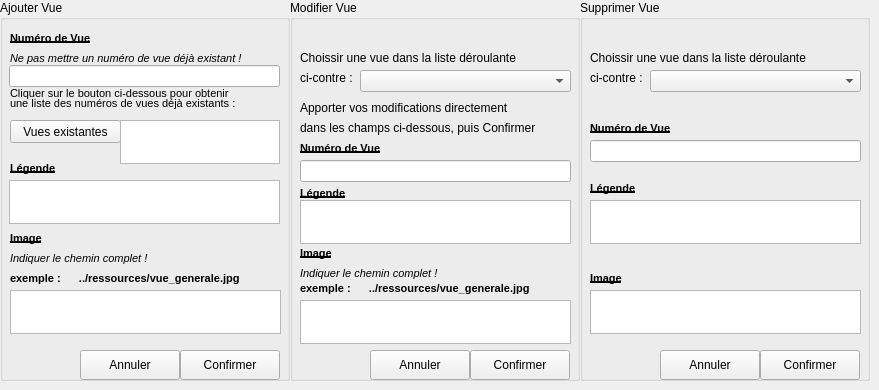
      <widget class="QWidget" name="tbGestionVue">
       <attribute name="title">
        <string>Gestion des vues...</string>
       </attribute>
       <widget class="QGroupBox" name="gbModifierVue">
        <property name="geometry">
         <rect>
          <x>290</x>
          <y>0</y>
          <width>290</width>
          <height>381</height>
         </rect>
        </property>
        <property name="title">
         <string>Modifier Vue</string>
        </property>
        <widget class="QLabel" name="label_51">
         <property name="geometry">
          <rect>
           <x>10</x>
           <y>50</y>
           <width>261</width>
           <height>16</height>
          </rect>
         </property>
         <property name="text">
          <string>Choissir une vue dans la liste déroulante</string>
         </property>
        </widget>
        <widget class="QComboBox" name="cBoxVueMod">
         <property name="geometry">
          <rect>
           <x>70</x>
           <y>70</y>
           <width>211</width>
           <height>22</height>
          </rect>
         </property>
        </widget>
        <widget class="QLabel" name="label_52">
         <property name="geometry">
          <rect>
           <x>10</x>
           <y>70</y>
           <width>71</width>
           <height>16</height>
          </rect>
         </property>
         <property name="text">
          <string>ci-contre :</string>
         </property>
        </widget>
        <widget class="QLabel" name="label_54">
         <property name="geometry">
          <rect>
           <x>10</x>
           <y>185</y>
           <width>61</width>
           <height>16</height>
          </rect>
         </property>
         <property name="font">
          <font>
           <pointsize>8</pointsize>
           <weight>75</weight>
           <bold>true</bold>
           <underline>true</underline>
          </font>
         </property>
         <property name="text">
          <string>Légende</string>
         </property>
        </widget>
        <widget class="QLabel" name="label_55">
         <property name="geometry">
          <rect>
           <x>10</x>
           <y>245</y>
           <width>61</width>
           <height>16</height>
          </rect>
         </property>
         <property name="font">
          <font>
           <pointsize>8</pointsize>
           <weight>75</weight>
           <bold>true</bold>
           <underline>true</underline>
          </font>
         </property>
         <property name="text">
          <string>Image</string>
         </property>
        </widget>
        <widget class="QTextEdit" name="txtVueLegendeMod">
         <property name="geometry">
          <rect>
           <x>10</x>
           <y>200</y>
           <width>271</width>
           <height>44</height>
          </rect>
         </property>
        </widget>
        <widget class="QLabel" name="label_53">
         <property name="geometry">
          <rect>
           <x>10</x>
           <y>265</y>
           <width>171</width>
           <height>16</height>
          </rect>
         </property>
         <property name="font">
          <font>
           <pointsize>8</pointsize>
           <italic>true</italic>
          </font>
         </property>
         <property name="text">
          <string>Indiquer le chemin complet !</string>
         </property>
        </widget>
        <widget class="QLabel" name="label_56">
         <property name="geometry">
          <rect>
           <x>10</x>
           <y>280</y>
           <width>281</width>
           <height>16</height>
          </rect>
         </property>
         <property name="font">
          <font>
           <pointsize>8</pointsize>
           <weight>75</weight>
           <italic>false</italic>
           <bold>true</bold>
          </font>
         </property>
         <property name="text">
          <string>exemple :      ../ressources/vue_generale.jpg</string>
         </property>
        </widget>
        <widget class="QTextEdit" name="txtVueImageMod">
         <property name="geometry">
          <rect>
           <x>10</x>
           <y>300</y>
           <width>271</width>
           <height>44</height>
          </rect>
         </property>
        </widget>
        <widget class="QLabel" name="label_57">
         <property name="geometry">
          <rect>
           <x>10</x>
           <y>100</y>
           <width>261</width>
           <height>16</height>
          </rect>
         </property>
         <property name="font">
          <font>
           <weight>50</weight>
           <bold>false</bold>
          </font>
         </property>
         <property name="text">
          <string>Apporter vos modifications directement</string>
         </property>
        </widget>
        <widget class="QLabel" name="label_58">
         <property name="geometry">
          <rect>
           <x>10</x>
           <y>120</y>
           <width>271</width>
           <height>16</height>
          </rect>
         </property>
         <property name="text">
          <string>dans les champs ci-dessous, puis Confirmer</string>
         </property>
        </widget>
        <widget class="QPushButton" name="btAnnulerVueMod">
         <property name="geometry">
          <rect>
           <x>80</x>
           <y>350</y>
           <width>100</width>
           <height>30</height>
          </rect>
         </property>
         <property name="text">
          <string>Annuler</string>
         </property>
         <property name="icon">
          <iconset>
           <normaloff>C:/Users/Tom/Documents/ECOLE/BTS_IRIS_2/SuPerL/LINUX/FONCTIONNEL_RV1/Projet_Config/ressources/ButtonClose.png</normaloff>C:/Users/Tom/Documents/ECOLE/BTS_IRIS_2/SuPerL/LINUX/FONCTIONNEL_RV1/Projet_Config/ressources/ButtonClose.png</iconset>
         </property>
        </widget>
        <widget class="QPushButton" name="btOkVueMod">
         <property name="geometry">
          <rect>
           <x>180</x>
           <y>350</y>
           <width>100</width>
           <height>30</height>
          </rect>
         </property>
         <property name="text">
          <string>Confirmer</string>
         </property>
         <property name="icon">
          <iconset>
           <normaloff>C:/Users/Tom/Documents/ECOLE/BTS_IRIS_2/SuPerL/LINUX/FONCTIONNEL_RV1/ressources/bt_ok.png</normaloff>C:/Users/Tom/Documents/ECOLE/BTS_IRIS_2/SuPerL/LINUX/FONCTIONNEL_RV1/ressources/bt_ok.png</iconset>
         </property>
        </widget>
        <widget class="QLabel" name="label_64">
         <property name="geometry">
          <rect>
           <x>230</x>
           <y>2</y>
           <width>51</width>
           <height>51</height>
          </rect>
         </property>
         <property name="text">
          <string/>
         </property>
         <property name="pixmap">
          <pixmap>C:/Users/Tom/Documents/ECOLE/BTS_IRIS_2/SuPerL/LINUX/FONCTIONNEL_RV1/Projet_Config/ressources/modifier.png</pixmap>
         </property>
        </widget>
        <widget class="QLineEdit" name="lEditNumVueMod">
         <property name="geometry">
          <rect>
           <x>10</x>
           <y>160</y>
           <width>271</width>
           <height>22</height>
          </rect>
         </property>
        </widget>
        <widget class="QLabel" name="label_150">
         <property name="geometry">
          <rect>
           <x>10</x>
           <y>140</y>
           <width>121</width>
           <height>16</height>
          </rect>
         </property>
         <property name="font">
          <font>
           <pointsize>8</pointsize>
           <weight>75</weight>
           <bold>true</bold>
           <underline>true</underline>
          </font>
         </property>
         <property name="text">
          <string>Numéro de Vue</string>
         </property>
        </widget>
        <zorder>cBoxVueMod</zorder>
        <zorder>label_52</zorder>
        <zorder>label_54</zorder>
        <zorder>label_55</zorder>
        <zorder>txtVueLegendeMod</zorder>
        <zorder>label_53</zorder>
        <zorder>label_56</zorder>
        <zorder>txtVueImageMod</zorder>
        <zorder>label_57</zorder>
        <zorder>label_58</zorder>
        <zorder>btAnnulerVueMod</zorder>
        <zorder>btOkVueMod</zorder>
        <zorder>label_64</zorder>
        <zorder>label_51</zorder>
        <zorder>lEditNumVueMod</zorder>
        <zorder>label_150</zorder>
       </widget>
       <widget class="QGroupBox" name="gbAjouterVue">
        <property name="geometry">
         <rect>
          <x>0</x>
          <y>0</y>
          <width>290</width>
          <height>381</height>
         </rect>
        </property>
        <property name="title">
         <string>Ajouter Vue</string>
        </property>
        <widget class="QLabel" name="label_43">
         <property name="geometry">
          <rect>
           <x>10</x>
           <y>30</y>
           <width>121</width>
           <height>16</height>
          </rect>
         </property>
         <property name="font">
          <font>
           <pointsize>8</pointsize>
           <weight>75</weight>
           <bold>true</bold>
           <underline>true</underline>
          </font>
         </property>
         <property name="text">
          <string>Numéro de Vue</string>
         </property>
        </widget>
        <widget class="QLineEdit" name="lEditNumVueAdd">
         <property name="geometry">
          <rect>
           <x>9</x>
           <y>65</y>
           <width>271</width>
           <height>22</height>
          </rect>
         </property>
        </widget>
        <widget class="QLabel" name="label_44">
         <property name="geometry">
          <rect>
           <x>10</x>
           <y>85</y>
           <width>251</width>
           <height>16</height>
          </rect>
         </property>
         <property name="font">
          <font>
           <pointsize>8</pointsize>
          </font>
         </property>
         <property name="text">
          <string>Cliquer sur le bouton ci-dessous pour obtenir</string>
         </property>
        </widget>
        <widget class="QLabel" name="label_45">
         <property name="geometry">
          <rect>
           <x>10</x>
           <y>95</y>
           <width>271</width>
           <height>16</height>
          </rect>
         </property>
         <property name="font">
          <font>
           <pointsize>8</pointsize>
          </font>
         </property>
         <property name="text">
          <string>une liste des numéros de vues déjà existants :</string>
         </property>
        </widget>
        <widget class="QPushButton" name="btVueExistante">
         <property name="geometry">
          <rect>
           <x>10</x>
           <y>120</y>
           <width>111</width>
           <height>23</height>
          </rect>
         </property>
         <property name="text">
          <string>Vues existantes</string>
         </property>
        </widget>
        <widget class="QTextEdit" name="txtVueExiste">
         <property name="geometry">
          <rect>
           <x>120</x>
           <y>120</y>
           <width>160</width>
           <height>44</height>
          </rect>
         </property>
         <property name="cursor" stdset="0">
          <cursorShape>ForbiddenCursor</cursorShape>
         </property>
         <property name="mouseTracking">
          <bool>false</bool>
         </property>
         <property name="textInteractionFlags">
          <set>Qt::TextSelectableByMouse</set>
         </property>
        </widget>
        <widget class="QLabel" name="label_46">
         <property name="geometry">
          <rect>
           <x>10</x>
           <y>50</y>
           <width>281</width>
           <height>16</height>
          </rect>
         </property>
         <property name="font">
          <font>
           <pointsize>8</pointsize>
           <italic>true</italic>
          </font>
         </property>
         <property name="text">
          <string>Ne pas mettre un numéro de vue déjà existant !</string>
         </property>
        </widget>
        <widget class="QLabel" name="label_47">
         <property name="geometry">
          <rect>
           <x>10</x>
           <y>160</y>
           <width>61</width>
           <height>16</height>
          </rect>
         </property>
         <property name="font">
          <font>
           <pointsize>8</pointsize>
           <weight>75</weight>
           <bold>true</bold>
           <underline>true</underline>
          </font>
         </property>
         <property name="text">
          <string>Légende</string>
         </property>
        </widget>
        <widget class="QTextEdit" name="txtVueLegendeAdd">
         <property name="geometry">
          <rect>
           <x>9</x>
           <y>180</y>
           <width>271</width>
           <height>44</height>
          </rect>
         </property>
        </widget>
        <widget class="QLabel" name="label_48">
         <property name="geometry">
          <rect>
           <x>10</x>
           <y>230</y>
           <width>61</width>
           <height>16</height>
          </rect>
         </property>
         <property name="font">
          <font>
           <pointsize>8</pointsize>
           <weight>75</weight>
           <bold>true</bold>
           <underline>true</underline>
          </font>
         </property>
         <property name="text">
          <string>Image</string>
         </property>
        </widget>
        <widget class="QTextEdit" name="txtVueImageAdd">
         <property name="geometry">
          <rect>
           <x>10</x>
           <y>290</y>
           <width>271</width>
           <height>44</height>
          </rect>
         </property>
        </widget>
        <widget class="QLabel" name="label_49">
         <property name="geometry">
          <rect>
           <x>10</x>
           <y>270</y>
           <width>281</width>
           <height>16</height>
          </rect>
         </property>
         <property name="font">
          <font>
           <pointsize>8</pointsize>
           <weight>75</weight>
           <italic>false</italic>
           <bold>true</bold>
          </font>
         </property>
         <property name="text">
          <string>exemple :      ../ressources/vue_generale.jpg</string>
         </property>
        </widget>
        <widget class="QLabel" name="label_50">
         <property name="geometry">
          <rect>
           <x>10</x>
           <y>250</y>
           <width>281</width>
           <height>16</height>
          </rect>
         </property>
         <property name="font">
          <font>
           <pointsize>8</pointsize>
           <italic>true</italic>
          </font>
         </property>
         <property name="text">
          <string>Indiquer le chemin complet !</string>
         </property>
        </widget>
        <widget class="QPushButton" name="btAnnulerVueAdd">
         <property name="geometry">
          <rect>
           <x>80</x>
           <y>350</y>
           <width>100</width>
           <height>30</height>
          </rect>
         </property>
         <property name="text">
          <string>Annuler</string>
         </property>
         <property name="icon">
          <iconset>
           <normaloff>C:/Users/Tom/Documents/ECOLE/BTS_IRIS_2/SuPerL/LINUX/FONCTIONNEL_RV1/Projet_Config/ressources/ButtonClose.png</normaloff>C:/Users/Tom/Documents/ECOLE/BTS_IRIS_2/SuPerL/LINUX/FONCTIONNEL_RV1/Projet_Config/ressources/ButtonClose.png</iconset>
         </property>
        </widget>
        <widget class="QPushButton" name="btOkVueAdd">
         <property name="geometry">
          <rect>
           <x>180</x>
           <y>350</y>
           <width>100</width>
           <height>30</height>
          </rect>
         </property>
         <property name="text">
          <string>Confirmer</string>
         </property>
         <property name="icon">
          <iconset>
           <normaloff>C:/Users/Tom/Documents/ECOLE/BTS_IRIS_2/SuPerL/LINUX/FONCTIONNEL_RV1/Projet_Config/ressources/bt_ok.png</normaloff>C:/Users/Tom/Documents/ECOLE/BTS_IRIS_2/SuPerL/LINUX/FONCTIONNEL_RV1/Projet_Config/ressources/bt_ok.png</iconset>
         </property>
        </widget>
        <widget class="QLabel" name="label_63">
         <property name="geometry">
          <rect>
           <x>230</x>
           <y>0</y>
           <width>51</width>
           <height>51</height>
          </rect>
         </property>
         <property name="text">
          <string/>
         </property>
         <property name="pixmap">
          <pixmap>C:/Users/Tom/Documents/ECOLE/BTS_IRIS_2/SuPerL/LINUX/FONCTIONNEL_RV1/Projet_Config/ressources/new.png</pixmap>
         </property>
        </widget>
       </widget>
       <widget class="QGroupBox" name="gbSupprimerVue">
        <property name="geometry">
         <rect>
          <x>580</x>
          <y>0</y>
          <width>290</width>
          <height>381</height>
         </rect>
        </property>
        <property name="title">
         <string>Supprimer Vue</string>
        </property>
        <widget class="QLabel" name="label_59">
         <property name="geometry">
          <rect>
           <x>10</x>
           <y>50</y>
           <width>261</width>
           <height>16</height>
          </rect>
         </property>
         <property name="text">
          <string>Choissir une vue dans la liste déroulante</string>
         </property>
        </widget>
        <widget class="QLabel" name="label_60">
         <property name="geometry">
          <rect>
           <x>10</x>
           <y>70</y>
           <width>71</width>
           <height>16</height>
          </rect>
         </property>
         <property name="text">
          <string>ci-contre :</string>
         </property>
        </widget>
        <widget class="QComboBox" name="cBoxVueSupp">
         <property name="geometry">
          <rect>
           <x>70</x>
           <y>70</y>
           <width>211</width>
           <height>22</height>
          </rect>
         </property>
        </widget>
        <widget class="QLabel" name="label_61">
         <property name="geometry">
          <rect>
           <x>10</x>
           <y>180</y>
           <width>61</width>
           <height>16</height>
          </rect>
         </property>
         <property name="font">
          <font>
           <pointsize>8</pointsize>
           <weight>75</weight>
           <bold>true</bold>
           <underline>true</underline>
          </font>
         </property>
         <property name="text">
          <string>Légende</string>
         </property>
        </widget>
        <widget class="QTextEdit" name="txtVueLegendeSupp">
         <property name="geometry">
          <rect>
           <x>10</x>
           <y>200</y>
           <width>271</width>
           <height>44</height>
          </rect>
         </property>
         <property name="cursor" stdset="0">
          <cursorShape>ForbiddenCursor</cursorShape>
         </property>
         <property name="textInteractionFlags">
          <set>Qt::TextSelectableByMouse</set>
         </property>
        </widget>
        <widget class="QLabel" name="label_62">
         <property name="geometry">
          <rect>
           <x>10</x>
           <y>270</y>
           <width>61</width>
           <height>16</height>
          </rect>
         </property>
         <property name="font">
          <font>
           <pointsize>8</pointsize>
           <weight>75</weight>
           <bold>true</bold>
           <underline>true</underline>
          </font>
         </property>
         <property name="text">
          <string>Image</string>
         </property>
        </widget>
        <widget class="QTextEdit" name="txtVueImageSupp">
         <property name="geometry">
          <rect>
           <x>10</x>
           <y>290</y>
           <width>271</width>
           <height>44</height>
          </rect>
         </property>
         <property name="cursor" stdset="0">
          <cursorShape>ForbiddenCursor</cursorShape>
         </property>
         <property name="textInteractionFlags">
          <set>Qt::TextSelectableByMouse</set>
         </property>
        </widget>
        <widget class="QPushButton" name="btannulerVueSupp">
         <property name="geometry">
          <rect>
           <x>80</x>
           <y>350</y>
           <width>100</width>
           <height>30</height>
          </rect>
         </property>
         <property name="text">
          <string>Annuler</string>
         </property>
         <property name="icon">
          <iconset>
           <normaloff>C:/Users/Tom/Documents/ECOLE/BTS_IRIS_2/SuPerL/LINUX/FONCTIONNEL_RV1/Projet_Config/ressources/ButtonClose.png</normaloff>C:/Users/Tom/Documents/ECOLE/BTS_IRIS_2/SuPerL/LINUX/FONCTIONNEL_RV1/Projet_Config/ressources/ButtonClose.png</iconset>
         </property>
        </widget>
        <widget class="QPushButton" name="btOKVueSupp">
         <property name="geometry">
          <rect>
           <x>180</x>
           <y>350</y>
           <width>100</width>
           <height>30</height>
          </rect>
         </property>
         <property name="text">
          <string>Confirmer</string>
         </property>
         <property name="icon">
          <iconset>
           <normaloff>C:/Users/Tom/Documents/ECOLE/BTS_IRIS_2/SuPerL/LINUX/FONCTIONNEL_RV1/ressources/bt_ok.png</normaloff>C:/Users/Tom/Documents/ECOLE/BTS_IRIS_2/SuPerL/LINUX/FONCTIONNEL_RV1/ressources/bt_ok.png</iconset>
         </property>
        </widget>
        <widget class="QLabel" name="label_65">
         <property name="geometry">
          <rect>
           <x>230</x>
           <y>0</y>
           <width>51</width>
           <height>51</height>
          </rect>
         </property>
         <property name="text">
          <string/>
         </property>
         <property name="pixmap">
          <pixmap>C:/Users/Tom/Documents/ECOLE/BTS_IRIS_2/SuPerL/LINUX/FONCTIONNEL_RV1/Projet_Config/ressources/supprimer.png</pixmap>
         </property>
        </widget>
        <widget class="QLineEdit" name="lEditNumVueSupp">
         <property name="geometry">
          <rect>
           <x>10</x>
           <y>140</y>
           <width>271</width>
           <height>22</height>
          </rect>
         </property>
         <property name="cursor">
          <cursorShape>ForbiddenCursor</cursorShape>
         </property>
         <property name="readOnly">
          <bool>true</bool>
         </property>
        </widget>
        <widget class="QLabel" name="label_152">
         <property name="geometry">
          <rect>
           <x>10</x>
           <y>120</y>
           <width>121</width>
           <height>16</height>
          </rect>
         </property>
         <property name="font">
          <font>
           <pointsize>8</pointsize>
           <weight>75</weight>
           <bold>true</bold>
           <underline>true</underline>
          </font>
         </property>
         <property name="text">
          <string>Numéro de Vue</string>
         </property>
        </widget>
       </widget>
      </widget>
